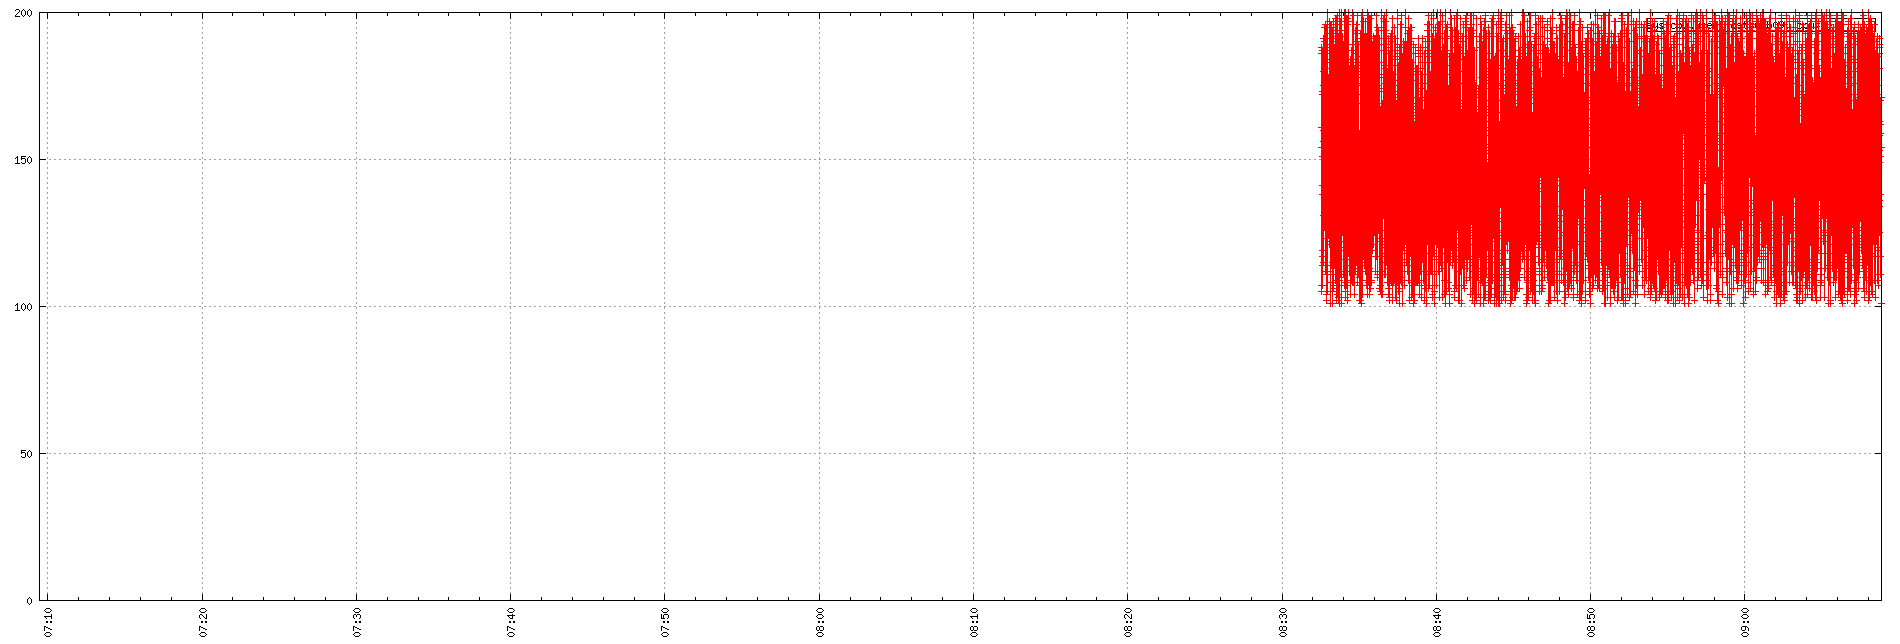

The script that saved this image:
set term png small size 1900,644
set xdata time
set timefmt "%s"
if (GPVAL_VERSION < 4.6) set xtics rotate; else set xtics rotate right
set output "${TMPDIR-'tmp'}/tsd/9824b5c6.png"
set xrange ["1673766568":"1673773731"]
set format x "%H:%M"
set grid
set style data linespoint
set key right box
set yrange [0:]
plot  "${TMPDIR-'tmp'}/tsd/9824b5c6_0.dat" using 1:2 title "sys.cpu.user{host=web09, cpu=3}"
